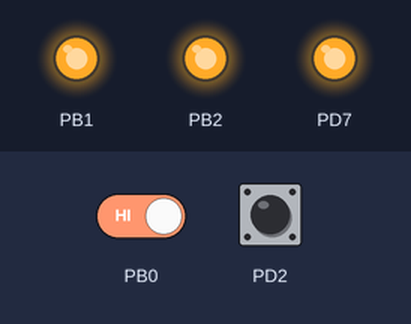
Recording of a program running on a simulated ATmega328P, built with avr-gcc and emulated at 1 MHz. Shown: output pins drawn as LEDs (lit = HIGH). The test bench sets the inputs (shaded band); at power-on: PB0 HIGH, PD2 HIGH.

Above: at 3.8 s.
3.9 s: PB0 driven LOW
At 4.7 s:
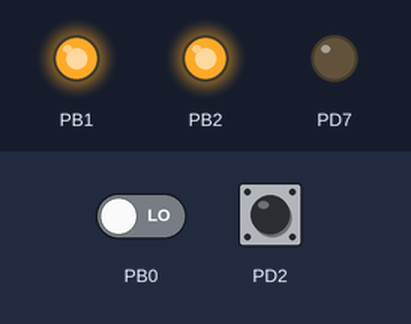
7.4 s: PD2 pulled LOW for 1.3 s
At 7.79 s:
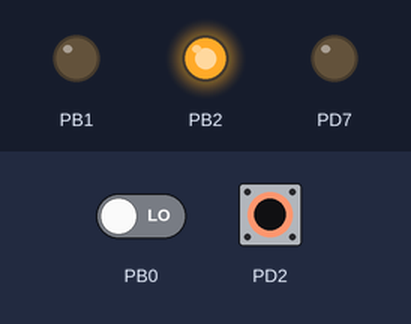
10.9 s: PB0 driven HIGH
At 11.4 s:
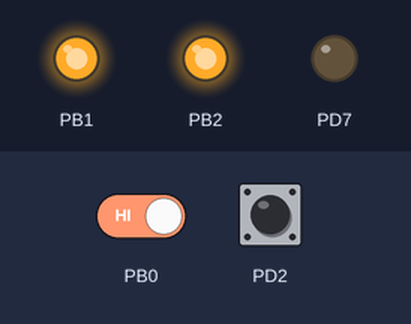
Timing chart, 0 to 13.9 s (numbered marks = the images above; inputs shaded):
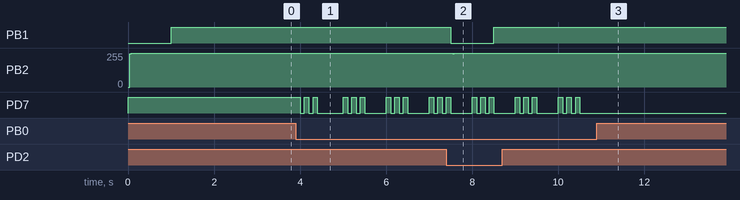

Measured:
- after the input at 3.9 s, PD7: HIGH → LOW after 0.10 s, → HIGH 0.10 s later, → LOW 0.10 s later, → HIGH 0.10 s later, … (21 changes in this stretch)
- after the input at 7.4 s, PB1: HIGH → LOW after 0.10 s, → HIGH 1.0 s later; PB2: 255/255 → 248/255 after 0.14 s, → 255/255 0.04 s later
- after the input at 10.9 s, PD7: stops changing and stays LOW

The program:

main.c
```c
#include <avr/io.h>
#include <avr/interrupt.h>
#include <stdbool.h>
#include <string.h>
#include "nrf24l01.h"
#include "pinDefines.h"
#define F_CPU 1000000UL
#include <util/delay.h>

void setup_timer(void);
void blink(void);
nRF24L01 *setup_rf(void);

volatile bool rf_interrupt = false;
volatile bool send_message = false;

int main(void) {
    uint8_t to_address[5] = { 0x01, 0x01, 0x01, 0x01, 0x02 };
    bool on = false;
    sei();
    nRF24L01 *rf = setup_rf();
    setup_timer();
    DDRB &= ~(0);
    DDRD |= (1 << 7);
    PORTD |= (1 << 7);
    _delay_ms(1000);

    while (true) {
        if (rf_interrupt) {
            rf_interrupt = false;
            int success = nRF24L01_transmit_success(rf);
            if (success != 0)
                nRF24L01_flush_transmit_message(rf);
        }

        if (send_message) {
            send_message = false;
            on = !on;
            nRF24L01Message msg;
            if (bit_is_clear(PINB, PB0)) {
              blink();
              memcpy(msg.data, "hej", 3);
            }
            else memcpy(msg.data, "oj", 4);
            msg.length = strlen((char *)msg.data) + 1;
            nRF24L01_transmit(rf, to_address, &msg);
        }
    }

    return 0;
}

void blink(void) {
  for (int i = 0; i < 5; i++) {
    PORTD ^= (1 << 7);
    _delay_ms(100);
  }
  PORTD &= ~(1 << 7);
}

nRF24L01 *setup_rf(void) {
    nRF24L01 *rf = nRF24L01_init();
    rf->ss.port = &PORTB;
    rf->ss.pin = PB2;
    rf->ce.port = &PORTB;
    rf->ce.pin = PB1;
    rf->sck.port = &PORTB;
    rf->sck.pin = PB5;
    rf->mosi.port = &PORTB;
    rf->mosi.pin = PB3;
    rf->miso.port = &PORTB;
    rf->miso.pin = PB4;
    // interrupt on falling edge of INT0 (PD2)
    EICRA |= _BV(ISC01);
    EIMSK |= _BV(INT0);
    nRF24L01_begin(rf);
    return rf;
}

// setup timer to trigger interrupt every second when at 1MHz
void setup_timer(void) {
    TCCR1B |= _BV(WGM12);
    TIMSK1 |= _BV(OCIE1A);
    OCR1A = 15624;
    TCCR1B |= _BV(CS10) | _BV(CS11);
}

// each one second interrupt
ISR(TIMER1_COMPA_vect) {
   send_message = true;
}

// nRF24L01 interrupt
ISR(INT0_vect) {
    rf_interrupt = true;
}
```

nokia5110.c
```c
/*
 * nokia5110.c
 *
 * Created: 2015-06-09 21:07:02
 *  Author: uwezi
 */

// NOKIA routines as external file...

#include <stdlib.h>
#include <util/atomic.h>
#include <avr/pgmspace.h>
#include <string.h>


#include "nokia5110.h"

#ifndef F_CPU
#define F_CPU 20000000UL   // save to assume the fastest clock
#endif

#include <util/delay.h>


/*
** constants/macros   (thanks Peter Fleury)
*/
#define DDR(x) (*(&x - 1))      /* address of data direction register of port x */
#if defined(__AVR_ATmega64__) || defined(__AVR_ATmega128__)
/* on ATmega64/128 PINF is on port 0x00 and not 0x60 */
#define PIN(x) ( &PORTF==&(x) ? _SFR_IO8(0x00) : (*(&x - 2)) )
#else
#define PIN(x) (*(&x - 2))    /* address of input register of port x          */
#endif


//
// macros for the software SPI
//

#define SetRST     RST_PORT |= (1 << RST)
#define ClearRST   RST_PORT &=~(1 << RST)
#define SetSCE     SCE_PORT |= (1 << SCE)
#define ClearSCE   SCE_PORT &=~(1 << SCE)
#define SetDC      DC_PORT  |= (1 << DC)
#define ClearDC    DC_PORT  &=~(1 << DC)
#define SetSD      SD_PORT  |= (1 << SD)
#define ClearSD    SD_PORT  &=~(1 << SD)
#define SetSCL     SCL_PORT |= (1 << SCL)
#define ClearSCL   SCL_PORT &=~(1 << SCL)


//  6x8 font
//    LSB is top
//    MSB is bottom
//
static const uint8_t smallFont[][6] PROGMEM =
#include "font_6x8_iso8859_1.h"

//
//  define a local copy of the display memory
//
uint8_t framebuffer[LCDSIZEX*LCDSIZEY/8];

/*--------------------------------------------------------------------------------------------------
  Name         :  LCD_writeCommand
  Description  :  Sends command to display controller.
  Argument(s)  :  command -> command to be sent
  Return value :  None.
--------------------------------------------------------------------------------------------------*/
void LCD_writeCommand (uint8_t command )
{
  uint8_t i;
  // the bit-banging routines may not be interrupted!
  ATOMIC_BLOCK(ATOMIC_RESTORESTATE)
  {
    ClearSCE;       //enable LCD
    ClearDC;        // set LCD into command mode
    ClearSCL;
    for (i=0; i<8; i++)
    {
      if (command & 0b10000000)
      {
        SetSD;
      }
      else
      {
        ClearSD;
      }
      SetSCL;       // minimum 100 ns
      ClearSCL;     // minimum 100 ns
      command <<= 1;
    }
    SetSCE;         // disable LCD
  }
}

/*--------------------------------------------------------------------------------------------------
  Name         :  LCD_writeData
  Description  :  Sends data to display controller.
  Argument(s)  :  data -> data to be sent
  Return value :  None.
--------------------------------------------------------------------------------------------------*/
void LCD_writeData (uint8_t data )
{
    uint8_t i;
    // the bit-banging routines may not be interrupted!
    ATOMIC_BLOCK(ATOMIC_RESTORESTATE)
    {
      ClearSCE;       // enable LCD
      SetDC;          // set LCD in data mode
      ClearSCL;
#ifdef LCDROTATE
      for (i=0; i<8; i++)
      {
        if (data & 0b00000001)
        {
          SetSD;
        }
        else
        {
          ClearSD;
        }
        SetSCL;       // minimum 100 ns
        ClearSCL;     // minimum 100 ns
        data >>= 1;
      }
#else
      for (i=0; i<8; i++)
      {
        if (data & 0b10000000)
        {
          SetSD;
        }
        else
        {
          ClearSD;
        }
        SetSCL;       // minimum 100 ns
        ClearSCL;     // minimum 100 ns
        data <<= 1;
      }
#endif
      SetSCE;         // disable LCD
    }
}

/*--------------------------------------------------------------------------------------------------
  Name         :  LCD_gotoXY
  Description  :  Sets cursor location to xy location corresponding to basic font LCDSIZE.
  Argument(s)  :  x - range: 0 to 84
                  y -> range: 0 to 5
  Return value :  None.
--------------------------------------------------------------------------------------------------*/
void LCD_gotoXY ( uint8_t x, uint8_t y )
{
    LCD_writeCommand (0x80 | x);   //column
    LCD_writeCommand (0x40 | y);   //row
}

void LCD_clearbuffer(void)
{
  memset(framebuffer, 0x00, LCDSIZEX*LCDSIZEY/8);
}

/*--------------------------------------------------------------------------------------------------
  Name         :  LCD_update
  Description  :  transfers the local copy to the display
  Argument(s)  :  None.
  Return value :  None.
--------------------------------------------------------------------------------------------------*/
void LCD_update (void)
{
  uint16_t i;

  LCD_gotoXY(0,0);      // start with (0,0) position
  for(i=0; i<(LCDSIZEX*LCDSIZEY/8); i++)
  {
#ifdef LCDROTATE
    LCD_writeData(framebuffer[LCDSIZEX*LCDSIZEY/8-i-1]);
#else
    LCD_writeData(framebuffer[i]);
#endif
  }
  LCD_gotoXY(0,0);      // bring the XY position back to (0,0)
}

/*--------------------------------------------------------------------------------------------------
  Name         :  LCD_clear
  Description  :  Clears the display
  Argument(s)  :  None.
  Return value :  None.
--------------------------------------------------------------------------------------------------*/
void LCD_clear ( void )
{
    LCD_clearbuffer();
    LCD_update();
}

/*--------------------------------------------------------------------------------------------------
  Name         :  LCD_init
  Description  :  LCD controller initialization.
  Argument(s)  :  contrast value VOP
  Return value :  None.
--------------------------------------------------------------------------------------------------*/
void LCD_init (uint8_t vop)
{

  DDR(SCE_PORT) |= (1 << SCE);
  DDR(RST_PORT) |= (1 << RST);
  DDR(SCL_PORT) |= (1 << SCL);
  DDR(DC_PORT)  |= (1 << DC);
  DDR(SD_PORT)  |= (1 << SD);
  DDR(BGLED_PORT)  |= (1 << BGLED);

  _delay_ms(100);

  // the bit-banging routines may not be interrupted!
  ATOMIC_BLOCK(ATOMIC_RESTORESTATE)
  {
    ClearSCE;                  // Enable LCD
    ClearRST;                  // reset LCD

    _delay_ms(100);
    SetRST;
    SetSCE;                    //disable LCD
  }

  LCD_writeCommand( 0x21 );  // LCD Extended Commands.
  LCD_writeCommand( 0x80 | vop );  // Set LCD Vop (Contrast).
  LCD_writeCommand( 0x04 );  // Set Temp coefficent.
  LCD_writeCommand( 0x13 );  // LCD bias mode 1:48.
  LCD_writeCommand( 0x20 );  // LCD Standard Commands, Horizontal addressing mode.
  LCD_writeCommand( 0x0c );  // LCD in normal mode.

  LCD_clear();
}

/*--------------------------------------------------------------------------------------------------
  Name         :  LCD_setVop
  Description  :  Sets the contrast voltage
  Argument(s)  :  VOP 0 to 127
  Return value :  None.
--------------------------------------------------------------------------------------------------*/
void LCD_setVop(uint8_t vop)
{
    LCD_writeCommand( 0x21 );  // LCD Extended Commands.
    LCD_writeCommand( 0x80 | vop );  // Set LCD Vop (Contrast).
    LCD_writeCommand( 0x20 );  // LCD Standard Commands, Horizontal addressing mode.
    LCD_writeCommand( 0x0c );  // LCD in normal mode.
}

/*--------------------------------------------------------------------------------------------------
  Name         :  LCD_setpixel
  Description  :  Sets the pixel at xy location
  Argument(s)  :  x - range: 0 to 83
                  y - range: 0 to 47
  Return value :  None.
--------------------------------------------------------------------------------------------------*/
void LCD_setpixel(uint8_t x, uint8_t y)
{
  if ((x < LCDSIZEX) && (y < LCDSIZEY))
  {
    framebuffer[(uint16_t) x+LCDSIZEX*(y/8)] |= (1 << (y % 8));
  }
}

/*--------------------------------------------------------------------------------------------------
  Name         :  LCD_clearpixel
  Description  :  Clears the pixel at xy location
  Argument(s)  :  x - range: 0 to 83
                  y - range: 0 to 47
  Return value :  None.
--------------------------------------------------------------------------------------------------*/
void LCD_clearpixel(uint8_t x, uint8_t y)
{
  if ((x < LCDSIZEX) && (y < LCDSIZEY))
  {
    framebuffer[(uint16_t) x+LCDSIZEX*(y/8)] &= ~(1 << (y % 8));
  }
}

/*--------------------------------------------------------------------------------------------------
  Name         :  LCD_putchar
  Description  :  puts a single character onto LCD
  Argument(s)  :  x - range: 0 to 83
                  y - range: 0 to 47
                  ch - character
                  attr - attribute 0-normal, 1-inverse, 2-underline
  Return value :  None.
--------------------------------------------------------------------------------------------------*/
void LCD_putchar(uint8_t x0, uint8_t y0, char ch, uint8_t attr)
{
  uint8_t yd, ym, i, fontbyte;
  uint16_t m;
  yd = y0/8;
  ym = y0%8;
  for (i=0; i<6; i++)
  {
    fontbyte = pgm_read_byte(&smallFont[(uint8_t)ch][i]);
    switch (attr)
    {
      case  0:
          break;
      case  1:
          fontbyte ^= 0xff;
          break;
      case  2:
          fontbyte |= 0b10000000;
          break;
    }

    if ((x0+i)<LCDSIZEX)
    {
      m = (uint16_t) x0+i+LCDSIZEX*(yd);
      framebuffer[m] &= ~(0xff << ym);
      framebuffer[m] |= (fontbyte << ym);
      if ((y0<(LCDSIZEY-8)) && (ym != 0))
      {
        m = (uint16_t) x0+i+LCDSIZEX*(yd+1);
        framebuffer[m] &= ~(0xff >> (8-ym));
        framebuffer[m] |= (fontbyte >> (8-ym));
      }
    }
  }
}

/*--------------------------------------------------------------------------------------------------
  Name         :  LCD_print
  Description  :  prints a string
  Argument(s)  :  x - range: 0 to 83
                  y - range: 0 to 47
                  *ch - pointer t string
                  attr - attribute 0-normal, 1-inverse, 2-underline
  Return value :  None.
--------------------------------------------------------------------------------------------------*/
void LCD_print(uint8_t x, uint8_t y, char *ch,uint8_t attr)
{
  while (*ch)
  {
    LCD_putchar(x, y, *ch, attr);
    ch++;
    x += 6;
  }
}

void LCD_print_p(uint8_t x, uint8_t y, const char *ch,uint8_t attr)
{
  char c;
  while ((c = pgm_read_byte(ch)))
  {
    LCD_putchar(x, y, c, attr);
    ch++;
    x += 6;
  }
}

/*--------------------------------------------------------------------------------------------------
  Name         :  LCD_scroll
  Description  :  softscrolls the framebuffer
  Argument(s)  :  dy - range: 0 to +/-47
  Return value :  None.
--------------------------------------------------------------------------------------------------*/
void LCD_scroll(int8_t dy)
{
  int8_t y1;
  uint8_t  x, y, dy1, dy8, b1, b2;
  if (dy>0)
  {
    dy8 = dy/8;
    dy1 = dy%8;
    for (x=0; x<LCDSIZEX; x++)
    {
      for (y=0; y<(LCDSIZEY/8); y++)
      {
        y1=y+dy8;
        if (y1<(LCDSIZEY/8))
        {
          b1 = framebuffer[x + LCDSIZEX*y1];
        }
        else
        {
          b1=0;
        }
        if ((y1+1)<(LCDSIZEY/8))
        {
          b2 = framebuffer[x + LCDSIZEX*(y1+1)];
        }
        else
        {
          b2=0;
        }
        framebuffer[x + LCDSIZEX*(y)] = (b1 >> dy1) | (b2 << (8-dy1));
      }
    }
  }
  else
  {
    dy8 = abs(dy)/8;
    dy1 = abs(dy)%8;
    for (x=0; x<LCDSIZEX; x++)
    {
      for (y=0; y<(LCDSIZEY/8); y++)
      {
        y1=(LCDSIZEY/8)-y-dy8-1;
        if (y1>=0)
        {
          b1 = framebuffer[x + LCDSIZEX*y1];
        }
        else
        {
          b1=0;
        }
        if ((y1-1)>=0)
        {
          b2 = framebuffer[x + LCDSIZEX*(y1-1)];
        }
        else
        {
          b2=0;
        }
        framebuffer[x + LCDSIZEX*((LCDSIZEY/8)-y-1)] = (b1 << dy1) | (b2 >> (8-dy1));
      }
    }
  }
}
```

nrf24l01-mnemonics.h
```c
/**
 *  From the specifications available in the download section of
 *  http://www.nordicsemi.com/kor/Products/2.4GHz-RF/nRF24L01P
 */

#ifndef _NRF24L01_MNEMONICS_H
#define _NRF24L01_MNEMONICS_H


// SPI Commands

#define R_REGISTER          0x00 // 000A AAAA
#define W_REGISTER          0x20 // 001A AAAA
#define R_RX_PAYLOAD        0x61 // 0110 0001
#define W_TX_PAYLOAD        0xA0 // 1010 0000
#define FLUSH_TX            0xE1 // 1110 0001
#define FLUSH_RX            0xE2 // 1110 0010
#define REUSE_TX_PL         0xE3 // 1110 0011
#define R_RX_PL_WID         0x60 // 0110 0000
#define W_ACK_PAYLOAD       0xA8 // 1010 1PPP
#define W_TX_PAYLOAD_NOACK  0xB0 // 1011 0000
#define NOP                 0xFF // 1111 1111


// Register Map

#define CONFIG      0x00
#define MASK_RX_DR  6
#define MASK_TX_DS  5
#define MASK_MAX_RT 4
#define EN_CRC      3
#define CRCO        2
#define PWR_UP      1
#define PRIM_RX     0

#define EN_AA       0x01
#define ENAA_P5     5
#define ENAA_P4     4
#define ENAA_P3     3
#define ENAA_P2     2
#define ENAA_P1     1
#define ENAA_P0     0

#define EN_RXADDR   0x02
#define ERX_P5      5
#define ERX_P4      4
#define ERX_P3      3
#define ERX_P2      2
#define ERX_P1      1
#define ERX_P0      0

#define SETUP_AW    0x03
#define AW          0

#define SETUP_RETR  0x04
#define ARD         4
#define ARC         0

#define RF_CH       0x05

#define RF_SETUP    0x06
#define CONT_WAVE   7
#define RF_DR_LOW   5
#define PLL_LOCK    4
#define RF_DR_HIGH  3
#define RF_PWR      1

#define STATUS              0x07
#define RX_DR               6
#define TX_DS               5
#define MAX_RT              4
#define RX_P_NO_MASK        0x0E
#define STATUS_TX_FULL      0

#define OBSERVE_TX  0x08
#define PLOS_CNT    4
#define ARC_CNT     0

#define RPD         0x09

#define RX_ADDR_P0  0x0A
#define RX_ADDR_P1  0x0B
#define RX_ADDR_P2  0x0C
#define RX_ADDR_P3  0x0D
#define RX_ADDR_P4  0x0E
#define RX_ADDR_P5  0x0F

#define TX_ADDR     0x10

#define RX_PW_P0    0x11
#define RX_PW_P1    0x12
#define RX_PW_P2    0x13
#define RX_PW_P3    0x14
#define RX_PW_P4    0x15
#define RX_PW_P5    0x16

#define FIFO_STATUS         0x17
#define TX_REUSE            6
#define FIFO_TX_FULL        5
#define TX_EMPTY            4
#define RX_FULL             1
#define RX_EMPTY            0

#define DYNPD       0x1C
#define DPL_P5      5
#define DPL_P4      4
#define DPL_P3      3
#define DPL_P2      2
#define DPL_P1      1
#define DPL_P0      0

#define FEATURE     0x1D
#define EN_DPL      2
#define EN_ACK_PAY  1
#define EN_DYN_ACK  0

#endif
```

nrf24l01.h
```c
#include <stdlib.h>
#include <stdint.h>
#include <stdbool.h>

#ifndef _NRF24L01_H
#define _NRF24L01_H


typedef struct {
    int pipe_number;
    uint8_t data[32];
    uint8_t length;
} nRF24L01Message;

typedef struct {
    volatile uint8_t *port;
    uint8_t pin;
} gpio_pin;

typedef struct {
    gpio_pin ss; // slave select
    gpio_pin ce; // chip enabled
    gpio_pin sck; // serial clock
    gpio_pin mosi; // master out slave in
    gpio_pin miso; // master in slave out
    uint8_t status;
} nRF24L01;


nRF24L01 *nRF24L01_init(void);
void nRF24L01_begin(nRF24L01 *rf);
uint8_t nRF24L01_send_command(nRF24L01 *rf, uint8_t command, void *data,
    size_t length);
uint8_t nRF24L01_write_register(nRF24L01 *rf, uint8_t reg_address, void *data,
    size_t length);
uint8_t nRF24L01_read_register(nRF24L01 *rf, uint8_t regAddress, void *data,
    size_t length);
uint8_t nRF24L01_no_op(nRF24L01 *rf);
uint8_t nRF24L01_update_status(nRF24L01 *rf);
uint8_t nRF24L01_get_status(nRF24L01 *rf);
void nRF24L01_listen(nRF24L01 *rf, int pipe, uint8_t *address);
bool nRF24L01_data_received(nRF24L01 *rf);
bool nRF24L01_read_received_data(nRF24L01 *rf, nRF24L01Message *message);
int nRF24L01_pipe_number_received(nRF24L01 *rf);
void nRF24L01_transmit(nRF24L01 *rf, void *address, nRF24L01Message *msg);
int nRF24L01_transmit_success(nRF24L01 *rf);
void nRF24L01_flush_transmit_message(nRF24L01 *rf);
void nRF24L01_retry_transmit(nRF24L01 *rf);
void nRF24L01_clear_interrupts(nRF24L01 *rf);
void nRF24L01_clear_transmit_interrupts(nRF24L01 *rf);
void nRF24L01_clear_receive_interrupt(nRF24L01 *rf);

#endif
```

Source omitted: x8_iso8859_1.h (data table, 13737 bytes), nokia5110.h (5732 bytes), nrf24l01.c (6814 bytes), pinDefines.h (3018 bytes)
